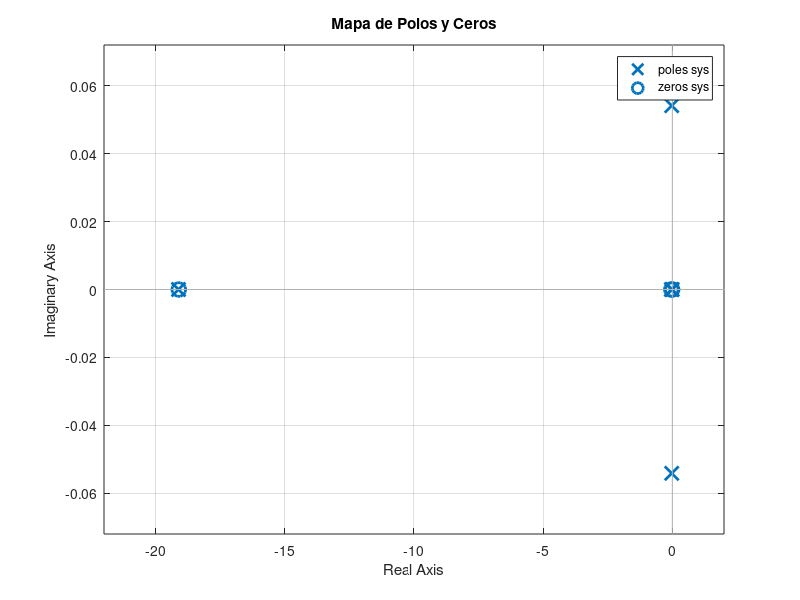

MATLAB code to generate this figure:
% Coeficientes del numerador simulados
num = [0.1648, 3.156, 0.1433, 0.0007678];

% Coeficientes del denominador
den = [648.2, 1.245e04, 1129, 71.34, 2.079, 0.01041];

% Crear la función de transferencia
sys = tf(num, den);

% Encontrar los ceros de la función de transferencia
ceros = zero(sys);

% Encontrar los polos de la función de transferencia
polos = pole(sys);

% Imprimir los ceros y polos
disp('Ceros:');
disp(ceros);
disp('Polos:');
disp(polos);
figure;

pzmap(sys);

title('Mapa de Polos y Ceros');

